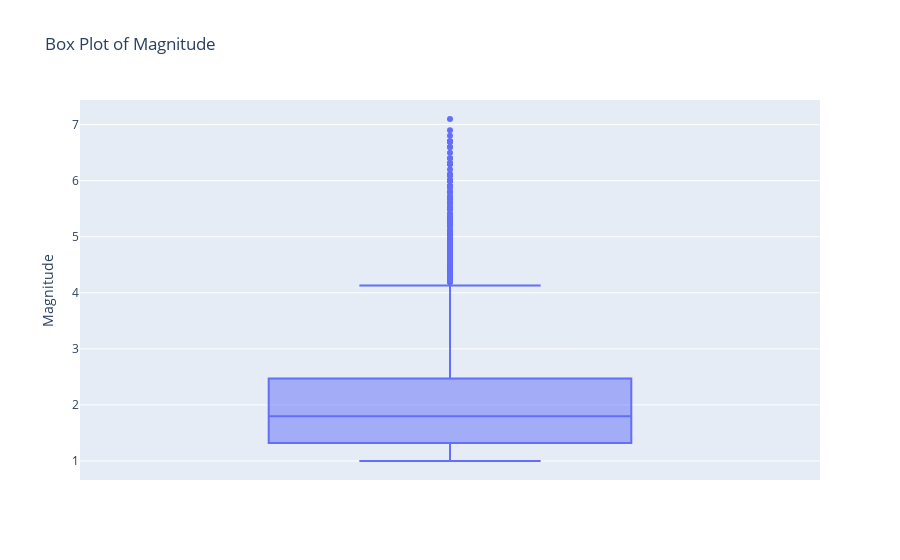

Notebook code cell kept with this figure:
### Markdown cell above
Between September 1st, 2023, and 9:30 am on November 15th, 2023, 19,244 earthquakes were recorded. On average, earthquakes had a magnitude of approximately 2.156, indicating a moderate strength. The variability around this average is captured by a standard deviation of 1.141. Quartiles reveal that the central 50% of earthquakes fell within the range of 1.320 to 2.470. The dataset shows a diverse range of earthquake magnitudes, with a minimum of 1.000 and a maximum of 7.100.

### Code cell
# Plotting the box plot for the 'mag' column
fig = px.box(df, y='mag', title='Box Plot of Magnitude',
             labels={'mag': 'Magnitude'})

# Show the plot
fig.show()

### Figure 1 — Plotly figure (JSON) as saved in the notebook; plotly's stock layout.template omitted (floating-point values rounded to 4 significant figures; data arrays with more than 128 entries replaced by an {"elided": "..."} marker saying what was removed)
{"data": [{"alignmentgroup": "True", "hovertemplate": "Magnitude=%{y}<extra></extra>", "legendgroup": "", "marker": {"color": "#636efa"}, "name": "", "notched": false, "offsetgroup": "", "orientation": "v", "showlegend": false, "type": "box", "x0": " ", "xaxis": "x", "y": {"elided": "19244 float values"}, "y0": " ", "yaxis": "y"}], "layout": {"boxmode": "group", "legend": {"tracegroupgap": 0}, "title": {"text": "Box Plot of Magnitude"}, "xaxis": {"anchor": "y", "domain": [0, 1]}, "yaxis": {"anchor": "x", "domain": [0, 1], "title": {"text": "Magnitude"}}}}
